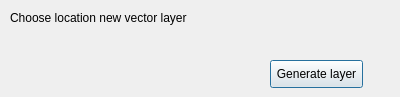
<?xml version="1.0" encoding="UTF-8"?>
<ui version="4.0">
 <class>Dialog</class>
 <widget class="QDialog" name="Dialog">
  <property name="geometry">
   <rect>
    <x>0</x>
    <y>0</y>
    <width>400</width>
    <height>97</height>
   </rect>
  </property>
  <property name="windowTitle">
   <string>Dialog</string>
  </property>
  <widget class="QgsFileWidget" name="mQgsFileWidget">
   <property name="geometry">
    <rect>
     <x>10</x>
     <y>30</y>
     <width>381</width>
     <height>27</height>
    </rect>
   </property>
   <property name="accessibleName">
    <string>FileWidget</string>
   </property>
   <property name="accessibleDescription">
    <string>Pick a location to save your new vector layer</string>
   </property>
   <property name="locale">
    <locale language="English" country="Netherlands"/>
   </property>
  </widget>
  <widget class="QLabel" name="label">
   <property name="geometry">
    <rect>
     <x>10</x>
     <y>10</y>
     <width>351</width>
     <height>16</height>
    </rect>
   </property>
   <property name="text">
    <string>Choose location new vector layer</string>
   </property>
  </widget>
  <widget class="QPushButton" name="pushButton">
   <property name="geometry">
    <rect>
     <x>270</x>
     <y>60</y>
     <width>93</width>
     <height>28</height>
    </rect>
   </property>
   <property name="locale">
    <locale language="English" country="Netherlands"/>
   </property>
   <property name="text">
    <string>Generate layer</string>
   </property>
  </widget>
 </widget>
 <customwidgets>
  <customwidget>
   <class>QgsFileWidget</class>
   <extends>QWidget</extends>
   <header>qgsfilewidget.h</header>
  </customwidget>
 </customwidgets>
 <resources/>
 <connections/>
</ui>
